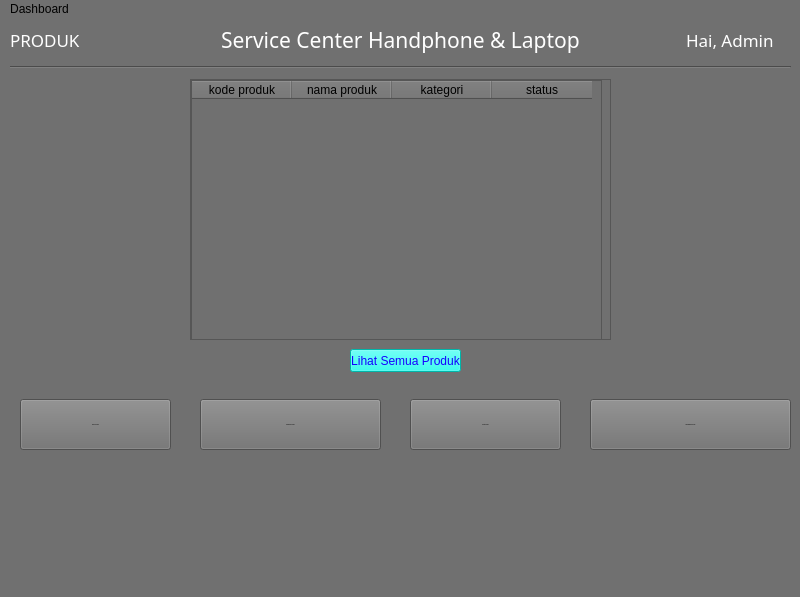
<?xml version="1.0" encoding="UTF-8"?>
<ui version="4.0">
 <class>product</class>
 <widget class="QMainWindow" name="product">
  <property name="geometry">
   <rect>
    <x>0</x>
    <y>0</y>
    <width>800</width>
    <height>597</height>
   </rect>
  </property>
  <property name="windowTitle">
   <string>MainWindow</string>
  </property>
  <property name="whatsThis">
   <string>&lt;html&gt;&lt;head/&gt;&lt;body&gt;&lt;p&gt;s&lt;/p&gt;&lt;/body&gt;&lt;/html&gt;</string>
  </property>
  <property name="styleSheet">
   <string notr="true">background-color: rgb(112, 112, 112);</string>
  </property>
  <widget class="QWidget" name="centralwidget">
   <widget class="Line" name="line">
    <property name="geometry">
     <rect>
      <x>10</x>
      <y>40</y>
      <width>781</width>
      <height>16</height>
     </rect>
    </property>
    <property name="sizePolicy">
     <sizepolicy hsizetype="Fixed" vsizetype="Fixed">
      <horstretch>0</horstretch>
      <verstretch>0</verstretch>
     </sizepolicy>
    </property>
    <property name="minimumSize">
     <size>
      <width>781</width>
      <height>0</height>
     </size>
    </property>
    <property name="maximumSize">
     <size>
      <width>781</width>
      <height>16777215</height>
     </size>
    </property>
    <property name="font">
     <font>
      <pointsize>-1</pointsize>
     </font>
    </property>
    <property name="whatsThis">
     <string>&lt;html&gt;&lt;head/&gt;&lt;body&gt;&lt;p&gt;s&lt;/p&gt;&lt;/body&gt;&lt;/html&gt;</string>
    </property>
    <property name="styleSheet">
     <string notr="true">  padding: 15px 25px;
  font-size: 15px;
  text-align: center;
  cursor: pointer;
  outline: none;
color: rgb(60, 1, 255);
  background-color: rgb(0, 255, 238);
  border: none;
  border-radius: 15px;
  box-shadow: 0 9px #999;
hover{color:red}</string>
    </property>
    <property name="lineWidth">
     <number>1</number>
    </property>
    <property name="orientation">
     <enum>Qt::Horizontal</enum>
    </property>
   </widget>
   <widget class="QWidget" name="layoutWidget">
    <property name="geometry">
     <rect>
      <x>10</x>
      <y>0</y>
      <width>780</width>
      <height>42</height>
     </rect>
    </property>
    <layout class="QHBoxLayout" name="horizontalLayout">
     <item>
      <widget class="QLabel" name="label_3">
       <property name="font">
        <font>
         <family>Lucida Calligraphy</family>
         <pointsize>13</pointsize>
        </font>
       </property>
       <property name="styleSheet">
        <string notr="true">color: rgb(255, 255, 255);</string>
       </property>
       <property name="text">
        <string>PRODUK</string>
       </property>
      </widget>
     </item>
     <item>
      <spacer name="horizontalSpacer_2">
       <property name="orientation">
        <enum>Qt::Horizontal</enum>
       </property>
       <property name="sizeType">
        <enum>QSizePolicy::Fixed</enum>
       </property>
       <property name="sizeHint" stdset="0">
        <size>
         <width>100</width>
         <height>20</height>
        </size>
       </property>
      </spacer>
     </item>
     <item>
      <widget class="QLabel" name="label_2">
       <property name="font">
        <font>
         <family>Imprint MT Shadow</family>
         <pointsize>16</pointsize>
        </font>
       </property>
       <property name="styleSheet">
        <string notr="true">color: rgb(255, 255, 255);</string>
       </property>
       <property name="text">
        <string>Service Center Handphone &amp; Laptop</string>
       </property>
      </widget>
     </item>
     <item>
      <spacer name="horizontalSpacer">
       <property name="orientation">
        <enum>Qt::Horizontal</enum>
       </property>
       <property name="sizeType">
        <enum>QSizePolicy::Minimum</enum>
       </property>
       <property name="sizeHint" stdset="0">
        <size>
         <width>100</width>
         <height>20</height>
        </size>
       </property>
      </spacer>
     </item>
     <item>
      <widget class="QLabel" name="label">
       <property name="font">
        <font>
         <family>Lucida Calligraphy</family>
         <pointsize>13</pointsize>
        </font>
       </property>
       <property name="styleSheet">
        <string notr="true">color: rgb(255, 255, 255);</string>
       </property>
       <property name="text">
        <string>Hai, Admin</string>
       </property>
      </widget>
     </item>
    </layout>
   </widget>
   <widget class="QScrollArea" name="scrollArea">
    <property name="geometry">
     <rect>
      <x>190</x>
      <y>60</y>
      <width>421</width>
      <height>261</height>
     </rect>
    </property>
    <property name="widgetResizable">
     <bool>true</bool>
    </property>
    <widget class="QWidget" name="scrollAreaWidgetContents">
     <property name="geometry">
      <rect>
       <x>0</x>
       <y>0</y>
       <width>419</width>
       <height>259</height>
      </rect>
     </property>
     <widget class="QTableWidget" name="tableWidget">
      <property name="geometry">
       <rect>
        <x>0</x>
        <y>0</y>
        <width>411</width>
        <height>261</height>
       </rect>
      </property>
      <property name="rowCount">
       <number>0</number>
      </property>
      <property name="columnCount">
       <number>4</number>
      </property>
      <column>
       <property name="text">
        <string>kode produk</string>
       </property>
      </column>
      <column>
       <property name="text">
        <string>nama produk</string>
       </property>
      </column>
      <column>
       <property name="text">
        <string>kategori</string>
       </property>
      </column>
      <column>
       <property name="text">
        <string>status</string>
       </property>
      </column>
     </widget>
    </widget>
   </widget>
   <widget class="QPushButton" name="btn_all">
    <property name="geometry">
     <rect>
      <x>350</x>
      <y>330</y>
      <width>111</width>
      <height>23</height>
     </rect>
    </property>
    <property name="styleSheet">
     <string notr="true">color: rgb(22, 1, 255);
  background-color: rgb(0, 255, 238);
</string>
    </property>
    <property name="text">
     <string>Lihat Semua Produk</string>
    </property>
   </widget>
   <widget class="QPushButton" name="btn_update">
    <property name="geometry">
     <rect>
      <x>410</x>
      <y>380</y>
      <width>151</width>
      <height>51</height>
     </rect>
    </property>
    <property name="sizePolicy">
     <sizepolicy hsizetype="Minimum" vsizetype="Minimum">
      <horstretch>0</horstretch>
      <verstretch>0</verstretch>
     </sizepolicy>
    </property>
    <property name="font">
     <font>
      <pointsize>-1</pointsize>
     </font>
    </property>
    <property name="styleSheet">
     <string notr="true">  padding: 15px 25px;
  font-size: 15px;
  text-align: center;
  cursor: pointer;
  outline: none;
color: rgb(60, 1, 255);
  background-color: rgb(0, 255, 238);
  border: none;
  border-radius: 15px;
  box-shadow: 0 9px #999;
hover{color:red}</string>
    </property>
    <property name="text">
     <string>Update Produk</string>
    </property>
   </widget>
   <widget class="QPushButton" name="btn_delete">
    <property name="geometry">
     <rect>
      <x>200</x>
      <y>380</y>
      <width>181</width>
      <height>51</height>
     </rect>
    </property>
    <property name="sizePolicy">
     <sizepolicy hsizetype="Minimum" vsizetype="Minimum">
      <horstretch>0</horstretch>
      <verstretch>0</verstretch>
     </sizepolicy>
    </property>
    <property name="font">
     <font>
      <pointsize>-1</pointsize>
     </font>
    </property>
    <property name="styleSheet">
     <string notr="true">  padding: 15px 25px;
  font-size: 15px;
  text-align: center;
  cursor: pointer;
  outline: none;
color: rgb(60, 1, 255);
  background-color: rgb(0, 255, 238);
  border: none;
  border-radius: 15px;
  box-shadow: 0 9px #999;
hover{color:red}</string>
    </property>
    <property name="text">
     <string>Menghapus Produk</string>
    </property>
   </widget>
   <widget class="QPushButton" name="btn_tambah">
    <property name="geometry">
     <rect>
      <x>590</x>
      <y>380</y>
      <width>201</width>
      <height>51</height>
     </rect>
    </property>
    <property name="sizePolicy">
     <sizepolicy hsizetype="Minimum" vsizetype="Minimum">
      <horstretch>0</horstretch>
      <verstretch>0</verstretch>
     </sizepolicy>
    </property>
    <property name="font">
     <font>
      <pointsize>-1</pointsize>
     </font>
    </property>
    <property name="styleSheet">
     <string notr="true">  padding: 15px 25px;
  font-size: 15px;
  text-align: center;
  cursor: pointer;
  outline: none;
color: rgb(60, 1, 255);
  background-color: rgb(0, 255, 238);
  border: none;
  border-radius: 15px;
  box-shadow: 0 9px #999;
hover{color:red}</string>
    </property>
    <property name="text">
     <string>Menambahkan Produk</string>
    </property>
   </widget>
   <widget class="QPushButton" name="btn_cari">
    <property name="geometry">
     <rect>
      <x>20</x>
      <y>380</y>
      <width>151</width>
      <height>51</height>
     </rect>
    </property>
    <property name="sizePolicy">
     <sizepolicy hsizetype="Minimum" vsizetype="Minimum">
      <horstretch>0</horstretch>
      <verstretch>0</verstretch>
     </sizepolicy>
    </property>
    <property name="font">
     <font>
      <pointsize>-1</pointsize>
     </font>
    </property>
    <property name="styleSheet">
     <string notr="true">  padding: 15px 25px;
  font-size: 15px;
  text-align: center;
  cursor: pointer;
  outline: none;
color: rgb(60, 1, 255);
  background-color: rgb(0, 255, 238);
  border: none;
  border-radius: 15px;
  box-shadow: 0 9px #999;
hover{color:red}</string>
    </property>
    <property name="text">
     <string>Mencari Produk</string>
    </property>
   </widget>
  </widget>
  <widget class="QMenuBar" name="menubar">
   <property name="geometry">
    <rect>
     <x>0</x>
     <y>0</y>
     <width>800</width>
     <height>21</height>
    </rect>
   </property>
   <widget class="QMenu" name="actionDashboard">
    <property name="title">
     <string>Dashboard</string>
    </property>
   </widget>
   <addaction name="actionDashboard"/>
  </widget>
  <widget class="QStatusBar" name="statusbar"/>
  <action name="actionMencari">
   <property name="text">
    <string>Mencari</string>
   </property>
  </action>
  <action name="actiontest">
   <property name="text">
    <string>test</string>
   </property>
  </action>
 </widget>
 <resources/>
 <connections/>
</ui>
